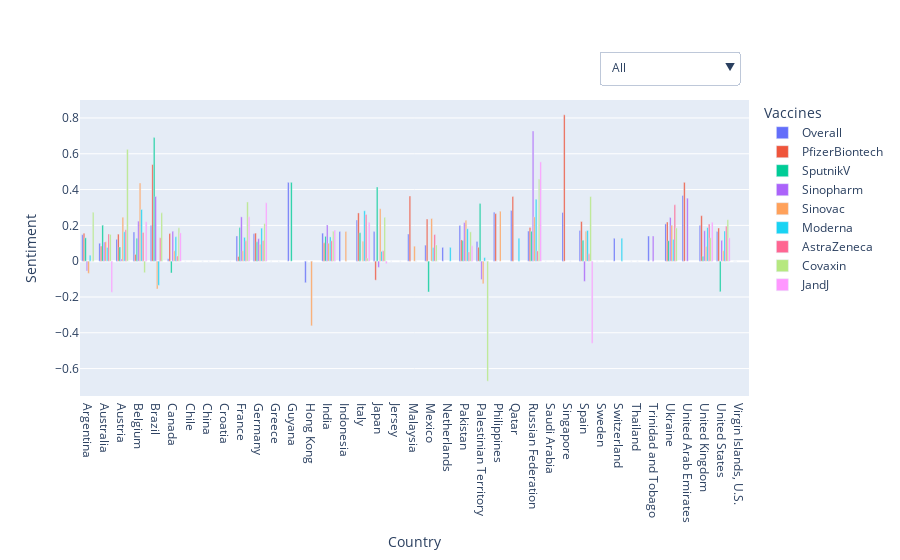

Write notebook code for a chart like this one.
### Code cell
sentiment_by_country(geo_df)

### Figure 1 — Plotly figure (JSON) as saved in the notebook; plotly's stock layout.template omitted (floating-point values rounded to 4 significant figures)
{"data": [{"name": "Overall", "type": "bar", "x": ["Argentina", "Australia", "Austria", "Belgium", "Brazil", "Canada", "Chile", "China", "Croatia", "France", "Germany", "Greece", "Guyana", "Hong Kong", "India", "Indonesia", "Italy", "Japan", "Jersey", "Malaysia", "Mexico", "Netherlands", "Pakistan", "Palestinian Territory", "Philippines", "Qatar", "Russian Federation", "Saudi Arabia", "Singapore", "Spain", "Sweden", "Switzerland", "Thailand", "Trinidad and Tobago", "Ukraine", "United Arab Emirates", "United Kingdom", "United States", "Virgin Islands, U.S."], "y": [0.148, 0.1002, 0.1218, 0.1633, 0.1987, 0.01332, 0, 0, 0, 0.141, 0.1531, 0, 0.4404, -0.1204, 0.1566, 0.1654, 0.2294, 0.1652, 0, 0.1517, 0.08965, 0.0772, 0.1997, 0.1098, 0.2737, 0.2835, 0.1684, 0, 0.2725, 0.1711, 0, 0.128, 0, 0.1405, 0.2084, 0.3667, 0.1999, 0.1658, 0]}, {"name": "PfizerBiontech", "type": "bar", "x": ["Argentina", "Australia", "Austria", "Belgium", "Brazil", "Canada", "Chile", "China", "Croatia", "France", "Germany", "Greece", "Guyana", "Hong Kong", "India", "Indonesia", "Italy", "Japan", "Jersey", "Malaysia", "Mexico", "Netherlands", "Pakistan", "Palestinian Territory", "Philippines", "Qatar", "Russian Federation", "Saudi Arabia", "Singapore", "Spain", "Sweden", "Switzerland", "Thailand", "Trinidad and Tobago", "Ukraine", "United Arab Emirates", "United Kingdom", "United States", "Virgin Islands, U.S."], "y": [0.1553, 0.08476, 0.1511, 0.03788, 0.5399, 0.1541, null, null, null, 0.02617, 0.1568, null, null, 0, 0.1027, null, 0.2696, -0.1061, null, 0.3634, 0.235, null, 0.1187, 0.07792, 0.2656, 0.3612, 0.188, null, 0.8176, 0.2216, null, null, null, null, 0.2191, 0.4404, 0.2541, 0.1854, 0]}, {"name": "SputnikV", "type": "bar", "x": ["Argentina", "Australia", "Austria", "Belgium", "Brazil", "Canada", "Chile", "China", "Croatia", "France", "Germany", "Greece", "Guyana", "Hong Kong", "India", "Indonesia", "Italy", "Japan", "Jersey", "Malaysia", "Mexico", "Netherlands", "Pakistan", "Palestinian Territory", "Philippines", "Qatar", "Russian Federation", "Saudi Arabia", "Singapore", "Spain", "Sweden", "Switzerland", "Thailand", "Trinidad and Tobago", "Ukraine", "United Arab Emirates", "United Kingdom", "United States", "Virgin Islands, U.S."], "y": [0.1304, 0.201, 0.07915, 0.1284, 0.6903, -0.06613, null, null, null, 0.1877, 0.108, null, 0.4404, null, 0.1387, null, 0.1589, 0.4147, null, null, -0.1722, null, 0.115, 0.3219, 0, null, 0.1672, null, null, 0.1165, null, null, null, null, 0.1144, null, 0.02814, -0.1712, null]}, {"name": "Sinopharm", "type": "bar", "x": ["Argentina", "Australia", "Austria", "Belgium", "Brazil", "Canada", "Chile", "China", "Croatia", "France", "Germany", "Greece", "Guyana", "Hong Kong", "India", "Indonesia", "Italy", "Japan", "Jersey", "Malaysia", "Mexico", "Netherlands", "Pakistan", "Palestinian Territory", "Philippines", "Qatar", "Russian Federation", "Saudi Arabia", "Singapore", "Spain", "Sweden", "Switzerland", "Thailand", "Trinidad and Tobago", "Ukraine", "United Arab Emirates", "United Kingdom", "United States", "Virgin Islands, U.S."], "y": [-0.05464, 0.1067, 0.0121, 0.2238, 0.3612, 0.1669, null, null, null, 0.2475, 0.1258, null, null, null, 0.2025, null, 0, -0.035, null, null, null, null, 0.2157, -0.1027, null, null, 0.7269, null, null, -0.1132, null, null, null, 0.1405, 0.2442, 0.3519, 0.17, 0.1166, null]}, {"name": "Sinovac", "type": "bar", "x": ["Argentina", "Australia", "Austria", "Belgium", "Brazil", "Canada", "Chile", "China", "Croatia", "France", "Germany", "Greece", "Guyana", "Hong Kong", "India", "Indonesia", "Italy", "Japan", "Jersey", "Malaysia", "Mexico", "Netherlands", "Pakistan", "Palestinian Territory", "Philippines", "Qatar", "Russian Federation", "Saudi Arabia", "Singapore", "Spain", "Sweden", "Switzerland", "Thailand", "Trinidad and Tobago", "Ukraine", "United Arab Emirates", "United Kingdom", "United States", "Virgin Islands, U.S."], "y": [-0.0683, 0.1082, 0.2453, 0.4367, -0.1553, 0.05792, 0, 0, null, 0.05786, 0.09457, null, null, -0.3612, 0.1007, 0.1654, 0.1109, 0.293, null, 0.08373, 0.2384, null, 0.229, -0.1264, 0.279, null, 0.2473, null, null, 0.1673, null, null, 0, null, 0.201, null, 0.08141, 0.05848, null]}, {"name": "Moderna", "type": "bar", "x": ["Argentina", "Australia", "Austria", "Belgium", "Brazil", "Canada", "Chile", "China", "Croatia", "France", "Germany", "Greece", "Guyana", "Hong Kong", "India", "Indonesia", "Italy", "Japan", "Jersey", "Malaysia", "Mexico", "Netherlands", "Pakistan", "Palestinian Territory", "Philippines", "Qatar", "Russian Federation", "Saudi Arabia", "Singapore", "Spain", "Sweden", "Switzerland", "Thailand", "Trinidad and Tobago", "Ukraine", "United Arab Emirates", "United Kingdom", "United States", "Virgin Islands, U.S."], "y": [0.03372, 0.0766, 0.1642, 0.2887, -0.1351, 0.1362, null, null, null, 0.133, 0.1847, 0, null, null, 0.1355, null, 0.2817, 0.05471, null, 0, 0.07597, 0.0772, 0.181, 0.02008, null, 0.128, 0.346, null, 0, 0.1716, 0, 0.128, null, null, 0.1219, null, 0.1879, 0.1686, null]}, {"name": "AstraZeneca", "type": "bar", "x": ["Argentina", "Australia", "Austria", "Belgium", "Brazil", "Canada", "Chile", "China", "Croatia", "France", "Germany", "Greece", "Guyana", "Hong Kong", "India", "Indonesia", "Italy", "Japan", "Jersey", "Malaysia", "Mexico", "Netherlands", "Pakistan", "Palestinian Territory", "Philippines", "Qatar", "Russian Federation", "Saudi Arabia", "Singapore", "Spain", "Sweden", "Switzerland", "Thailand", "Trinidad and Tobago", "Ukraine", "United Arab Emirates", "United Kingdom", "United States", "Virgin Islands, U.S."], "y": [0, 0.1521, 0.176, 0.1604, 0.1309, 0.02911, null, null, null, 0.1134, 0.1158, null, null, null, 0.114, null, 0.2614, 0.05768, 0, null, 0.1487, null, 0.05158, 0, null, null, 0.05726, 0, null, 0.04076, null, null, null, null, 0.315, null, 0.2071, 0.1959, null]}, {"name": "Covaxin", "type": "bar", "x": ["Argentina", "Australia", "Austria", "Belgium", "Brazil", "Canada", "Chile", "China", "Croatia", "France", "Germany", "Greece", "Guyana", "Hong Kong", "India", "Indonesia", "Italy", "Japan", "Jersey", "Malaysia", "Mexico", "Netherlands", "Pakistan", "Palestinian Territory", "Philippines", "Qatar", "Russian Federation", "Saudi Arabia", "Singapore", "Spain", "Sweden", "Switzerland", "Thailand", "Trinidad and Tobago", "Ukraine", "United Arab Emirates", "United Kingdom", "United States", "Virgin Islands, U.S."], "y": [0.2732, 0.1494, 0.6249, -0.06438, 0.2698, 0.1863, null, null, 0, 0.3308, 0.2104, null, null, null, 0.1672, null, 0.0172, 0.2448, null, null, 0.09073, null, 0.1637, -0.6705, null, null, 0.4584, null, null, 0.3609, null, null, null, null, 0.1857, null, 0.1308, 0.2317, null]}, {"name": "JandJ", "type": "bar", "x": ["Argentina", "Australia", "Austria", "Belgium", "Brazil", "Canada", "Chile", "China", "Croatia", "France", "Germany", "Greece", "Guyana", "Hong Kong", "India", "Indonesia", "Italy", "Japan", "Jersey", "Malaysia", "Mexico", "Netherlands", "Pakistan", "Palestinian Territory", "Philippines", "Qatar", "Russian Federation", "Saudi Arabia", "Singapore", "Spain", "Sweden", "Switzerland", "Thailand", "Trinidad and Tobago", "Ukraine", "United Arab Emirates", "United Kingdom", "United States", "Virgin Islands, U.S."], "y": [null, -0.1736, 0, 0.2202, null, 0.1581, null, null, null, 0.2479, 0.3263, null, null, null, 0.1739, null, 0.2176, -0.01423, null, null, 0, null, 0.08575, null, null, null, 0.5546, null, null, -0.4588, null, null, null, null, null, null, 0.218, 0.1305, null]}], "layout": {"legend": {"title": {"text": "Vaccines"}}, "updatemenus": [{"buttons": [{"args": [{"visible": [true, true, true, true, true, true, true, true, true, true]}, {"title": "Mean sentiment by country"}], "label": "All", "method": "update"}, {"args": [{"visible": [true, false, false, false, false, false, false, false, false]}, {"title": "Mean sentiment by country (All vaccines)"}], "label": "Overall Sentiment", "method": "update"}, {"args": [{"visible": [false, true, false, false, false, false, false, false, false]}, {"title": "Mean sentiment by country for PfizerBiontech"}], "label": "PfizerBiontech", "method": "update"}, {"args": [{"visible": [false, false, true, false, false, false, false, false, false]}, {"title": "Mean sentiment by country for SputnikV"}], "label": "SputnikV", "method": "update"}, {"args": [{"visible": [false, false, false, true, false, false, false, false, false]}, {"title": "Mean sentiment by country for Sinopharm"}], "label": "Sinopharm", "method": "update"}, {"args": [{"visible": [false, false, false, false, true, false, false, false, false]}, {"title": "Mean sentiment by country for Sinovac"}], "label": "Sinovac", "method": "update"}, {"args": [{"visible": [false, false, false, false, false, true, false, false, false]}, {"title": "Mean sentiment by country for Moderna"}], "label": "Moderna", "method": "update"}, {"args": [{"visible": [false, false, false, false, false, false, true, false, false]}, {"title": "Mean sentiment by country for AstraZeneca"}], "label": "AstraZeneca", "method": "update"}, {"args": [{"visible": [false, false, false, false, false, false, false, true, false]}, {"title": "Sentiment by country for Covaxin"}], "label": "Covaxin", "method": "update"}, {"args": [{"visible": [false, false, false, false, false, false, false, false, true]}, {"title": "Sentiment by country for JandJ"}], "label": "JandJ", "method": "update"}], "direction": "down", "pad": {"r": 10, "t": 10}, "showactive": true, "x": 1, "xanchor": "right", "y": 1.2, "yanchor": "top"}], "xaxis": {"title": {"text": "Country"}}, "yaxis": {"title": {"text": "Sentiment"}}}}
